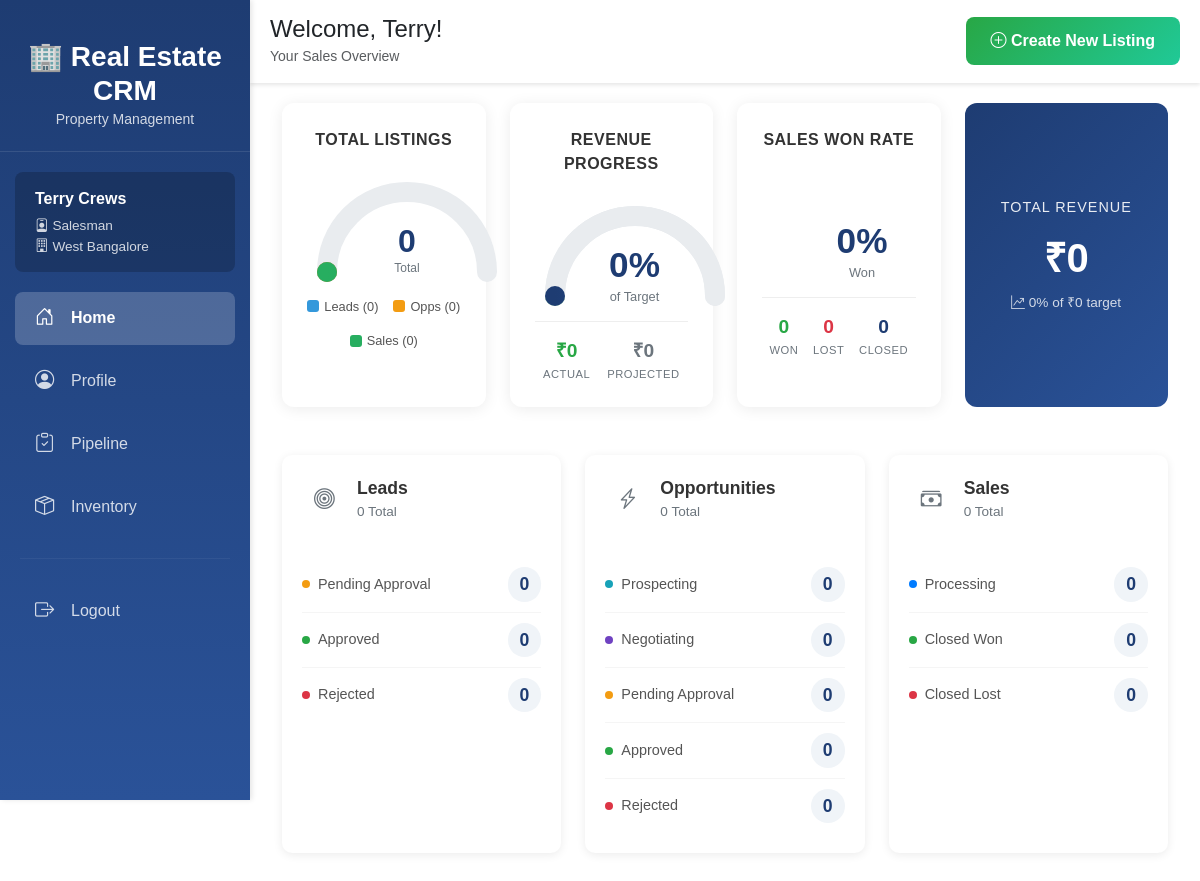
Screenshot of /dashboard/ (signed in) with the database file from the repository.
### accounts/models.py (models this page shows, shortened)
class User(AbstractUser):
    class Role(models.TextChoices):
        CEO = "CEO", "CEO",
        MANAGER = "Manager", "Manager",
        SALESMAN = "Salesman", "Salesman"
    role = models.CharField(
        max_length=20,
        choices=Role.choices,
        default=Role.SALESMAN
    )
    branch = models.ForeignKey(
        'org.Branch',
        on_delete=models.SET_NULL,
        null=True,
        blank=True,
        related_name='users'
    )

### org/models.py (models this page shows, shortened)
class Branch(models.Model):
    id = models.CharField(max_length=5, primary_key=True)
    name  = models.CharField(max_length = 100)
    region = models.CharField(max_length = 100)
    address = models.TextField()
    is_active = models.BooleanField(default=True)
    class Meta:
        verbose_name = "Branch"
        verbose_name_plural = "Branches"

### dashboards/views.py (the view)
# urls.py: 2. Add a URL to urlpatterns:  path('', views.home, name='home')
@login_required
def home(request):
    if request.user.role == 'Salesman':
        return salesman_home(request)
    elif request.user.role == 'Manager':
        return manager_home(request);
    elif request.user.role == 'CEO':
        return redirect('dashboards:ceo_dashboard')
    else:
        return redirect('accounts:profile')

### dashboards/templates/dashboards/salesman_home.html (shortened to what this page needs)
{% extends 'base.html' %}
{% load static %}
{% load compress %}
{% block page_title %}Welcome, {{ request.user.first_name }}!{% endblock %}
{% block page_subtitle %}Your Sales Overview{% endblock %}
{% block extra_css %}
<link rel="stylesheet" href="{% static 'css/home.css' %}">
{% endblock %}
{% block content %}
<div class="container-fluid">
    <div class="row mb-4">
        <div class="col-lg-3 col-md-6 mb-4">
            <div class="chart-card">
                <div class="card-title">Total Listings</div>
                <div class="half-donut-wrapper" id="listings-donut"
                     data-leads="{{ total_leads }}"
                     data-opportunities="{{ total_opportunities }}"
                     data-sales="{{ total_sales }}">
                    <div class="center-value">
                        <span class="center-number">{{ total_listings }}</span>
                        <span class="center-label">Total</span>
                    </div>
                </div>
                <div class="chart-legend">
                    <div class="legend-item">
                        <span class="legend-color leads"></span>
                        <span>Leads ({{ total_leads }})</span>
                    </div>
                    <div class="legend-item">
                        <span class="legend-color opportunities"></span>
                        <span>Opps ({{ total_opportunities }})</span>
                    </div>
                    <div class="legend-item">
                        <span class="legend-color sales"></span>
                        <span>Sales ({{ total_sales }})</span>
                    </div>
                </div>
            </div>
        </div>
        <div class="col-lg-3 col-md-6 mb-4">
            <div class="chart-card">
                <div class="card-title">Revenue Progress</div>
                <div class="semi-circle-wrapper" data-percentage="{{ revenue_percentage }}">
                    <div class="percentage-container">
                        <span class="percentage-value revenue-percentage">0%</span>
                        <span class="percentage-label">of Target</span>
                    </div>
                </div>
                <div class="stats-footer">
                    <div class="stat-item">
                        <div class="stat-value actual">₹{{ actual_revenue|floatformat:0|default:"0" }}</div>
                        <div class="stat-label">Actual</div>
                    </div>
                    <div class="stat-item">
                        <div class="stat-value projected">₹{{ projected_revenue|floatformat:0|default:"0" }}</div>
                        <div class="stat-label">Projected</div>
                    </div>
                </div>
            </div>
        </div>
        <div class="col-lg-3 col-md-6 mb-4">
            <div class="chart-card">
                <div class="card-title">Sales Won Rate</div>
                <div class="semi-circle-wrapper" data-percentage="{{ won_percentage }}">
                    <svg viewBox="0 0 200 100" width="200" height="100">
                        <defs>
                            <linearGradient id="wonGradient" x1="0%" y1="0%" x2="100%" y2="0%">
                                <stop offset="0%" stop-color="#1e3c72"/>
                                <stop offset="100%" stop-color="#2a5298"/>
                            </linearGradient>
                        </defs>
                    </svg>
                    <div class="percentage-container">
                        <span class="percentage-value won-percentage">0%</span>
                        <span class="percentage-label">Won</span>
                    </div>
                </div>
                <div class="stats-footer">
                    <div class="stat-item">
                        <div class="stat-value won">{{ sale_won }}</div>
                        <div class="stat-label">Won</div>
                    </div>
                    <div class="stat-item">
                        <div class="stat-value lost">{{ sale_lost }}</div>
                        <div class="stat-label">Lost</div>
                    </div>
                    <div class="stat-item">
                        <div class="stat-value total">{{ total_closed }}</div>
                        <div class="stat-label">Closed</div>
                    </div>
                </div>
            </div>
        </div>
        <div class="col-lg-3 col-md-6 mb-4">
            <div class="revenue-card">
                <div class="revenue-label">Total Revenue</div>
                <div class="revenue-amount">₹{{ actual_revenue|floatformat:0|default:"0" }}</div>
                <div class="revenue-sub">
                    <i class="bi bi-graph-up-arrow"></i>
                    {{ revenue_percentage }}% of ₹{{ projected_revenue|floatformat:0|default:"0" }} target
                </div>
            </div>
        </div>
    </div>
    <div class="row">
        <div class="col-lg-4 col-md-6 mb-4">
            <div class="kpi-card">
                <div class="kpi-header">
                    <div class="kpi-icon leads">
                        <i class="bi bi-bullseye"></i>
                    </div>
                    <div>
                        <div class="kpi-title">Leads</div>
                        <div class="kpi-total">{{ total_leads }} Total</div>
                    </div>
                </div>
                <ul class="kpi-list">
                    <li>
                        <div class="kpi-status">
                            <span class="status-dot pending"></span>
                            <span>Pending Approval</span>
                        </div>
                        <span class="kpi-count">{{ lead_pending }}</span>
                    </li>
                    <li>
                        <div class="kpi-status">
                            <span class="status-dot approved"></span>
                            <span>Approved</span>
                        </div>
                        <span class="kpi-count">{{ lead_approved }}</span>
                    </li>
                    <li>
                        <div class="kpi-status">
                            <span class="status-dot rejected"></span>
                            <span>Rejected</span>
                        </div>
                        <span class="kpi-count">{{ lead_rejected }}</span>
                    </li>
                </ul>
            </div>
        </div>
        <div class="col-lg-4 col-md-6 mb-4">
            <div class="kpi-card">
                <div class="kpi-header">
                    <div class="kpi-icon opportunities">
                        <i class="bi bi-lightning-charge"></i>
                    </div>
                    <div>
                        <div class="kpi-title">Opportunities</div>
                        <div class="kpi-total">{{ total_opportunities }} Total</div>
                    </div>
                </div>
                <ul class="kpi-list">
                    <li>
                        <div class="kpi-status">
                            <span class="status-dot prospecting"></span>
                            <span>Prospecting</span>
                        </div>
                        <span class="kpi-count">{{ opp_prospecting }}</span>
                    </li>
                    <li>
                        <div class="kpi-status">
                            <span class="status-dot negotiating"></span>
                            <span>Negotiating</span>
                        </div>
                        <span class="kpi-count">{{ opp_negotiating }}</span>
                    </li>
                    <li>
                        <div class="kpi-status">
                            <span class="status-dot pending"></span>
                            <span>Pending Approval</span>
                        </div>
                        <span class="kpi-count">{{ opp_pending }}</span>
                    </li>
                    <li>
                        <div class="kpi-status">
                            <span class="status-dot approved"></span>
                            <span>Approved</span>
                        </div>
                        <span class="kpi-count">{{ opp_approved }}</span>
                    </li>
                    <li>
                        <div class="kpi-status">
                            <span class="status-dot rejected"></span>
                            <span>Rejected</span>
                        </div>
                        <span class="kpi-count">{{ opp_rejected }}</span>
                    </li>
                </ul>
            </div>
        </div>
        <div class="col-lg-4 col-md-12 mb-4">
            <div class="kpi-card">
                <div class="kpi-header">
                    <div class="kpi-icon sales">
                        <i class="bi bi-cash-stack"></i>
                    </div>
                    <div>
                        <div class="kpi-title">Sales</div>
                        <div class="kpi-total">{{ total_sales }} Total</div>
                    </div>
                </div>
                <ul class="kpi-list">
                    <li>
                        <div class="kpi-status">
                            <span class="status-dot processing"></span>
                            <span>Processing</span>
                        </div>
                        <span class="kpi-count">{{ sale_processing }}</span>
                    </li>
                    <li>
                        <div class="kpi-status">
                            <span class="status-dot won"></span>
                            <span>Closed Won</span>
                        </div>
                        <span class="kpi-count">{{ sale_won }}</span>
                    </li>
                    <li>
                        <div class="kpi-status">
                            <span class="status-dot lost"></span>
                            <span>Closed Lost</span>
                        </div>
                        <span class="kpi-count">{{ sale_lost }}</span>
                    </li>
                </ul>
            </div>
        </div>
    </div>
</div>
{% endblock %}

### templates/base.html (shortened to what this page needs)
{% load static %}
{% load compress %}
<!DOCTYPE html>
<html lang="en">
<head>
    <link rel="stylesheet" href="https://cdn.jsdelivr.net/npm/bootstrap@5.3.0/dist/css/bootstrap.min.css">
    <link rel="stylesheet" href="https://cdn.jsdelivr.net/npm/bootstrap-icons@1.11.0/font/bootstrap-icons.css">
    <link rel="stylesheet" href="https://cdn.datatables.net/1.13.8/css/jquery.dataTables.min.css">
    {% compress css %}
    <link rel="stylesheet" href="{% static 'css/base.css' %}">
    {% block extra_css %}{% endblock %}
    {% endcompress %}
</head>
<body class="{% block body_class %}{% endblock %}">
    <div class="sidebar">
        <div class="brand">
            <h3>🏢 Real Estate CRM</h3>
            <small>Property Management</small>
        </div>
        <div class="user-info">
            <div class="user-name">{{ request.user.get_full_name }}</div>
            <div class="user-role">
                <i class="bi bi-person-badge"></i> {{ request.user.role }}
            </div>
            <div class="user-role">
                <i class="bi bi-building"></i> {{ request.user.branch.name }}
            </div>
        </div>
        <nav class="nav flex-column">
            <a class="nav-link {% if request.resolver_match.url_name == 'home' or request.resolver_match.url_name == 'salesman_home' or request.resolver_match.url_name == 'manager_home' %}active{% endif %}"
               href="{% url 'dashboards:home' %}">
                <i class="bi bi-house-door"></i>
                <span>Home</span>
            </a>
            <a class="nav-link {% if 'profile' in request.resolver_match.url_name %}active{% endif %}"
               href="{% url 'accounts:profile' %}">
                <i class="bi bi-person-circle"></i>
                <span>Profile</span>
            </a>
            {% if request.user.role == 'Salesman' %}
            <a class="nav-link {% if 'salesman_dashboard' in request.resolver_match.url_name %}active{% endif %}"
               href="{% url 'dashboards:salesman_dashboard' %}">
                <i class="bi bi-clipboard-check"></i>
                <span>Pipeline</span>
            </a>
            {% elif request.user.role == 'Manager' %}
            <a class="nav-link {% if 'manager_dashboard' in request.resolver_match.url_name %}active{% endif %}"
               href="{% url 'dashboards:manager_dashboard' %}">
                <i class="bi bi-people"></i>
                <span>Team Pipeline</span>
            </a>
            {% elif request.user.role == 'CEO' %}
            <a class="nav-link {% if 'ceo_dashboard' in request.resolver_match.url_name %}active{% endif %}"
               href="{% url 'dashboards:ceo_dashboard' %}">
                <i class="bi bi-building"></i>
                <span>Organization</span>
            </a>
            {% endif %}
            <a class="nav-link {% if 'inventory' in request.resolver_match.url_name %}active{% endif %}"
               href="{% url 'inventory:listing_list' %}">
                <i class="bi bi-box-seam"></i>
                <span>Inventory</span>
            </a>
            <hr style="border-color: rgba(255,255,255,0.2); margin: 20px;">
            <a class="nav-link" href="{% url 'accounts:logout' %}"
               onclick="return confirm('Are you sure you want to logout?')">
                <i class="bi bi-box-arrow-right"></i>
                <span>Logout</span>
            </a>
        </nav>
    </div>
    <div class="main-content">
        {% if request.resolver_match.url_name == 'home' %}
        <div class="navbar-top">
            <div class="d-flex justify-content-between align-items-center">
                <div>
                    <h4 class="mb-0">{% block page_title %}Dashboard{% endblock %}</h4>
                    <small class="text-muted">{% block page_subtitle %}{% endblock %}</small>
                </div>
                <div>
                    {% if request.user.role == 'Manager' %}
                    <a href="{% url 'inventory:listing_create_manager' %}" class="btn btn-success">
                        <i class="bi bi-plus-circle"></i> Create New Listing
                    </a>
                    {% elif request.user.role == 'Salesman' %}
                    <a href="{% url 'inventory:listing_create_salesman' %}" class="btn btn-success">
                        <i class="bi bi-plus-circle"></i> Create New Listing
                    </a>
                    {% endif %}
                </div>
            </div>
        </div>
        {% endif %}
        {% block content %}
        {% endblock %}
    </div>
</body>
</html>

### rows the page displays
User: user.get_full_name "Terry Crews", user.role "Salesman", user.branch.name "West Bangalore", user.first_name "Terry"

### other values shown
{{ total_listings }} "0"
{{ total_leads }} "0"
{{ total_opportunities }} "0"
{{ total_sales }} "0"
{{ actual_revenue|floatformat:0|default:"0" }} "0"
{{ projected_revenue|floatformat:0|default:"0" }} "0"
{{ sale_won }} "0"
{{ sale_lost }} "0"
{{ total_closed }} "0"
{{ revenue_percentage }} "0"
{{ lead_pending }} "0"
{{ lead_approved }} "0"
{{ lead_rejected }} "0"
{{ opp_prospecting }} "0"
{{ opp_negotiating }} "0"
